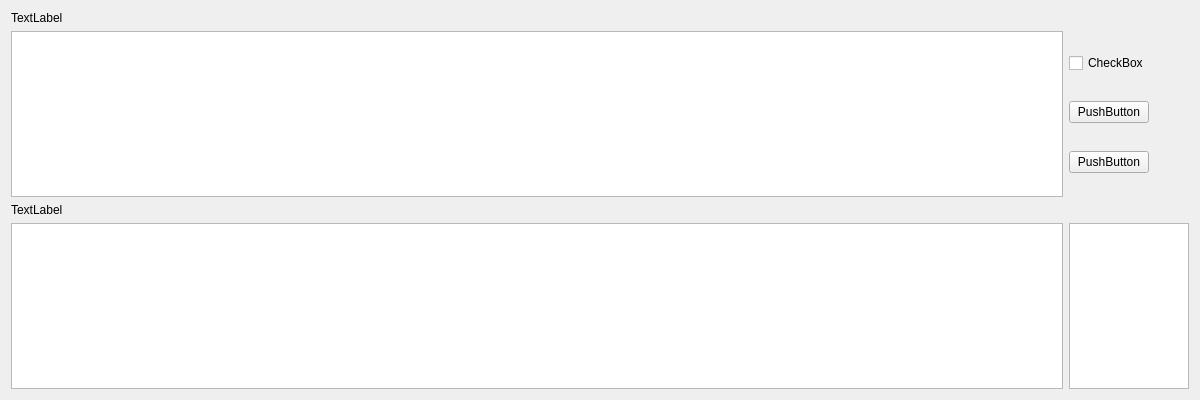
<?xml version="1.0" encoding="UTF-8"?>
<ui version="4.0">
 <class>PaperTran</class>
 <widget class="QWidget" name="PaperTran">
  <property name="geometry">
   <rect>
    <x>0</x>
    <y>0</y>
    <width>1200</width>
    <height>400</height>
   </rect>
  </property>
  <property name="sizePolicy">
   <sizepolicy hsizetype="Preferred" vsizetype="Preferred">
    <horstretch>0</horstretch>
    <verstretch>0</verstretch>
   </sizepolicy>
  </property>
  <property name="windowTitle">
   <string>Form</string>
  </property>
  <layout class="QGridLayout" name="gridLayout_2">
   <item row="0" column="0">
    <layout class="QGridLayout" name="gridLayout">
     <item row="2" column="0">
      <widget class="QTextEdit" name="textEdit_1">
       <property name="font">
        <font>
         <pointsize>14</pointsize>
        </font>
       </property>
      </widget>
     </item>
     <item row="6" column="0">
      <widget class="QTextEdit" name="textEdit_2">
       <property name="font">
        <font>
         <pointsize>14</pointsize>
        </font>
       </property>
      </widget>
     </item>
     <item row="5" column="0">
      <widget class="QLabel" name="label_2">
       <property name="text">
        <string>TextLabel</string>
       </property>
      </widget>
     </item>
     <item row="2" column="1">
      <layout class="QVBoxLayout" name="verticalLayout_1">
       <item>
        <widget class="QCheckBox" name="checkBox">
         <property name="text">
          <string>CheckBox</string>
         </property>
        </widget>
       </item>
       <item>
        <widget class="QPushButton" name="pushButton">
         <property name="sizePolicy">
          <sizepolicy hsizetype="Minimum" vsizetype="Fixed">
           <horstretch>0</horstretch>
           <verstretch>0</verstretch>
          </sizepolicy>
         </property>
         <property name="maximumSize">
          <size>
           <width>80</width>
           <height>16777215</height>
          </size>
         </property>
         <property name="text">
          <string>PushButton</string>
         </property>
        </widget>
       </item>
       <item>
        <widget class="QPushButton" name="pushButton_2">
         <property name="maximumSize">
          <size>
           <width>80</width>
           <height>16777215</height>
          </size>
         </property>
         <property name="text">
          <string>PushButton</string>
         </property>
        </widget>
       </item>
      </layout>
     </item>
     <item row="6" column="1">
      <widget class="QTextEdit" name="textEdit_3">
       <property name="maximumSize">
        <size>
         <width>120</width>
         <height>16777215</height>
        </size>
       </property>
       <property name="font">
        <font>
         <pointsize>14</pointsize>
        </font>
       </property>
      </widget>
     </item>
     <item row="1" column="0">
      <widget class="QLabel" name="label">
       <property name="text">
        <string>TextLabel</string>
       </property>
      </widget>
     </item>
    </layout>
   </item>
  </layout>
 </widget>
 <resources/>
 <connections/>
</ui>
